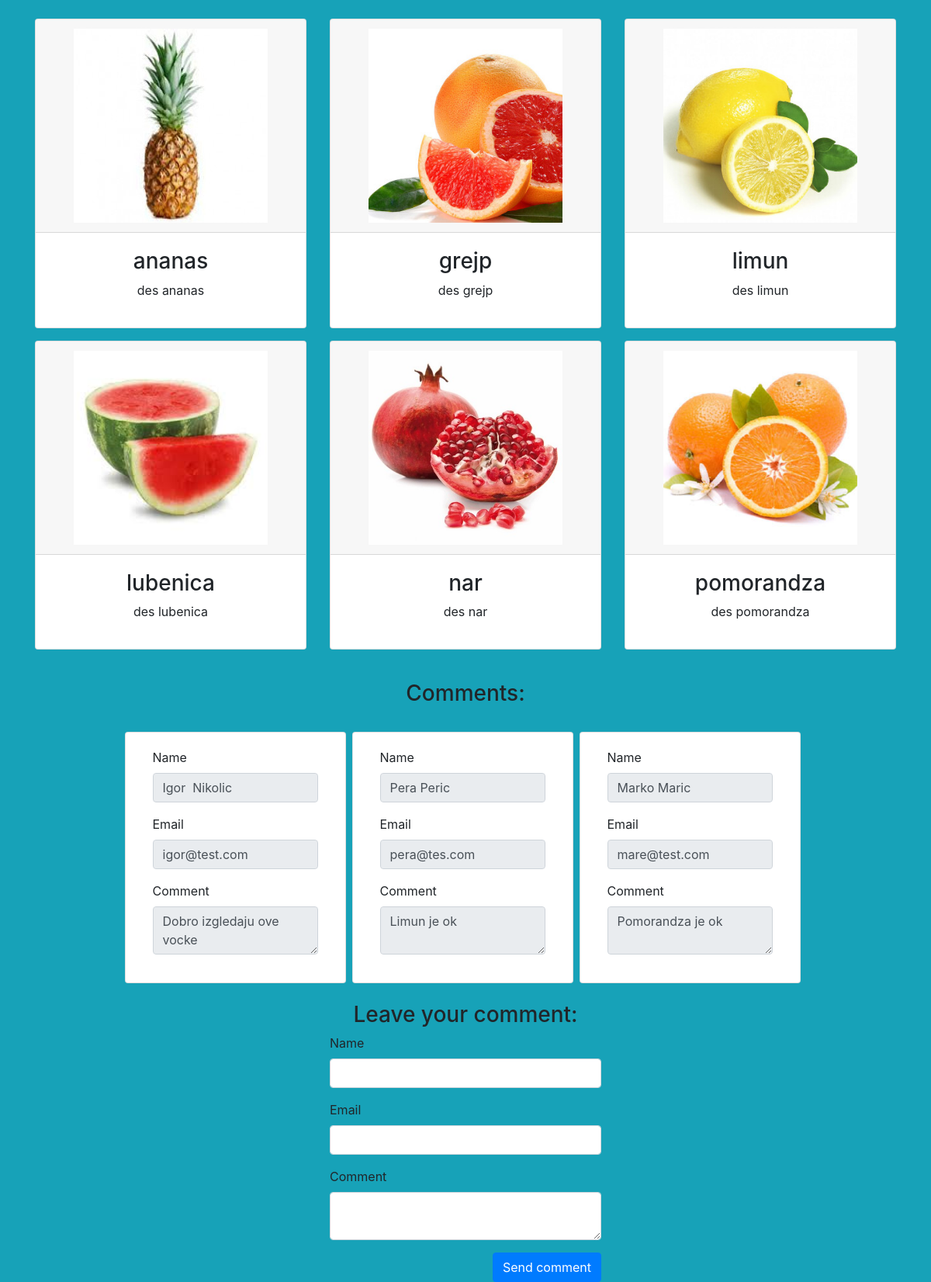
The page / on the database its author committed.
### tables this page shows
CREATE TABLE `products` (
  `id` int(13) unsigned NOT NULL AUTO_INCREMENT,
  `name` varchar(255) NOT NULL,
  `description` text NOT NULL,
  `image_path` varchar(255) NOT NULL,
  PRIMARY KEY (`id`)
);

CREATE TABLE `comments` (
  `id` int(13) unsigned NOT NULL AUTO_INCREMENT,
  `user_name` varchar(255) NOT NULL,
  `user_email` varchar(255) NOT NULL,
  `content` text NOT NULL,
  `approved` tinyint(1) NOT NULL DEFAULT '0',
  PRIMARY KEY (`id`)
);

### config/helpers.php (called while the page is built, shortened)
<?php
function view(string $path, array $data = []) {
    extract($data);
    return require_once ROOT_DIR . "/app/views/{$path}.view.php";
}
function asset(string $path) {
    $protocol = empty($_SERVER['HTTPS']) ? 'http' : 'https';
    $rootUrl = $_SERVER['SERVER_NAME'];
    $url = "{$protocol}://{$rootUrl}/public/";
    return  $url . $path;
}

### app/Controllers/PageController.php (called while the page is built, shortened)
<?php
class PageController
{
    public function home()
    {
        $products = ( new Product )->selectAll();
        $comments = ( new Comment )->selectByApprovalStatus(true);
        return view('front/home', compact('products', 'comments'));
    }
}

### core/Router.php (called while the page is built, shortened)
<?php
class Router
{
    public $routes = array(
        'GET' => array(),
        'POST' => array()
    );
    public function get($uri, $controller)
    {
        $this->routes['GET'][$uri] = $controller;
    }
    public function post($uri, $controller)
    {
        $this->routes['POST'][$uri] = $controller;
    }
    public function direct($uri, $requestType)
    {
        if (array_key_exists($uri, $this->routes[$requestType])) {
            return $this->callAction(
                ...explode('@', $this->routes[$requestType][$uri])
            );
        }
        throw new RouteNotFoundException();
    }
    protected function callAction($controller, $action)
    {
        $instance = new $controller;
        return $instance->$action();
    }
}

### index.php (called while the page is built, shortened)
<?php
Router::load('routes/web.php')
    ->direct(Request::uri(), Request::method());

### core/App.php (called while the page is built, shortened)
<?php
class App
{
    protected static $registry;
    public static function bind ($key, $value)
    {
        self::$registry[$key] = $value;
    }
    public static function get ($key)
    {
        if (array_key_exists($key, self::$registry)) {
            return self::$registry[$key];
        }
    }
}

### core/Database.php (called while the page is built, shortened)
<?php
class Database
{
    private $db_handler;
    private $stmt;
    public function __construct(){
        $dbParams =  App::get('database');
        $params = 'mysql:host=' . $dbParams['host'] . ';dbname=' . $dbParams['dbname'];
        $options = array(
            PDO::ATTR_PERSISTENT => true,
            PDO::ATTR_ERRMODE => PDO::ERRMODE_EXCEPTION,
            PDO::ATTR_DEFAULT_FETCH_MODE => PDO::FETCH_OBJ
        );
        try{
            $this->db_handler = new PDO($params, $dbParams['username'], $dbParams['password'], $options);
        } catch(PDOException $e){
            $this->error = $e->getMessage();
            echo $this->error;
        }
    }
    public function query($sql){
        $this->stmt = $this->db_handler->prepare($sql);
        return $this;
    }
    public function execute(){
        return $this->stmt->execute();
    }
    public function resultSet(){
        $this->execute();
        return $this->stmt->fetchAll();
    }
}

### app/Models/Product.php (called while the page is built, shortened)
<?php
class Product
{
    private $db;
    public function __construct()
    {
        $this->db = new Database();
    }
    public function selectAll()
    {
        return $this->db->query("
            SELECT * FROM products
            ORDER BY name ASC
        ")->resultSet();
    }
}

### app/Models/Comment.php (called while the page is built, shortened)
<?php
class Comment
{
    private $db;
    public function __construct()
    {
        $this->db = new Database();
    }
    public function selectByApprovalStatus(bool $status)
    {
        $value = $status ? 1 : 0;
        return $this->db->query("
            SELECT id, user_name AS name, user_email AS email, content
            FROM comments
            WHERE approved = $value
            ORDER BY id DESC
        ")->resultSet();
    }
}

### app/views/front/home.view.php (the view, shortened to what this page needs)
<?php view("layouts/header") ?>
    <div class="container">
        <div class="row">
            <?php foreach ($products as $product) : ?>
                <div class="col-4 mb-3">
                    <div class="card">
                        <div class="card-header text-center">
                            <img src="<?= asset('images/' . $product->image_path) ?>" alt="<?= $product->image_path ?>" width="250px">
                        </div>
                        <div class="card-body text-center">
                            <h3><?= $product->name ?></h3>
                            <p><?= $product->description ?></p>
                        </div>
                    </div>
                </div>
            <?php endforeach; ?>
        </div>
        <div class="row justify-content-center mt-4">
            <div class="text-center">
                <h3>Comments:</h3>
            </div>
        </div>
        <div class="row justify-content-center mt-4">
            <?php foreach ($comments as $comment) : ?>
                <div class="col-3 card mr-2">
                    <div class="card-body">
                        <div class="form-group">
                            <label for="name">Name</label>
                            <input type="text" class="form-control" value="<?= $comment->name ?>" disabled>
                        </div>
                        <div class="form-group">
                            <label for="email">Email</label>
                            <input type="email" class="form-control" value="<?= $comment->email ?>" disabled>
                        </div>
                        <div class="form-group">
                            <label for="description">Comment</label>
                            <textarea cols="30" rows="2" class="form-control" disabled><?= $comment->content ?></textarea>
                        </div>
                    </div>
                </div>
            <?php endforeach; ?>
        </div>
        <div class="row justify-content-center mt-4">
            <div class="text-center">
                <h3>Leave your comment:</h3>
            </div>
        </div>
        <div class="row justify-content-center">
            <div class="col-4">
                <form action="comment/" method="post">
                    <div class="form-group">
                        <label for="name">Name</label>
                        <input name="name" type="text" class="form-control">
                    </div>
                    <div class="form-group">
                        <label for="email">Email</label>
                        <input name="email" type="email" class="form-control">
                    </div>
                    <div class="form-group">
                        <label for="description">Comment</label>
                        <textarea name="comment" id="" cols="30" rows="2" class="form-control"></textarea>
                    </div>
                    <div class="text-right">
                        <button class="btn btn-primary">Send comment</button>
                    </div>
                </form>
            </div>
        </div>
    </div>
<?php view("layouts/footer") ?>

### app/views/layouts/header.view.php (shortened to what this page needs)
<!doctype html>
<html>
<head>
    <link rel="stylesheet" href="https://stackpath.bootstrapcdn.com/bootstrap/4.3.1/css/bootstrap.min.css">
    <link href="https://stackpath.bootstrapcdn.com/font-awesome/4.7.0/css/font-awesome.min.css" rel="stylesheet">
</head>
<body class="bg-info">

### app/views/layouts/footer.view.php (shortened to what this page needs)
</body>
</html>

### rows shown on the page
products: image_path (picture), name "ananas", description "des ananas"
products: image_path (picture), name "grejp", description "des grejp"
products: image_path (picture), name "limun", description "des limun"
products: image_path (picture), name "lubenica", description "des lubenica"
products: image_path (picture), name "nar", description "des nar"
products: image_path (picture), name "pomorandza", description "des pomorandza"
comments: user_name "Igor Nikolic", user_email "igor@test.com", content "Dobro izgledaju ove vocke"
comments: user_name "Pera Peric", user_email "pera@tes.com", content "Limun je ok"
comments: user_name "Marko Maric", user_email "mare@test.com", content "Pomorandza je ok"
